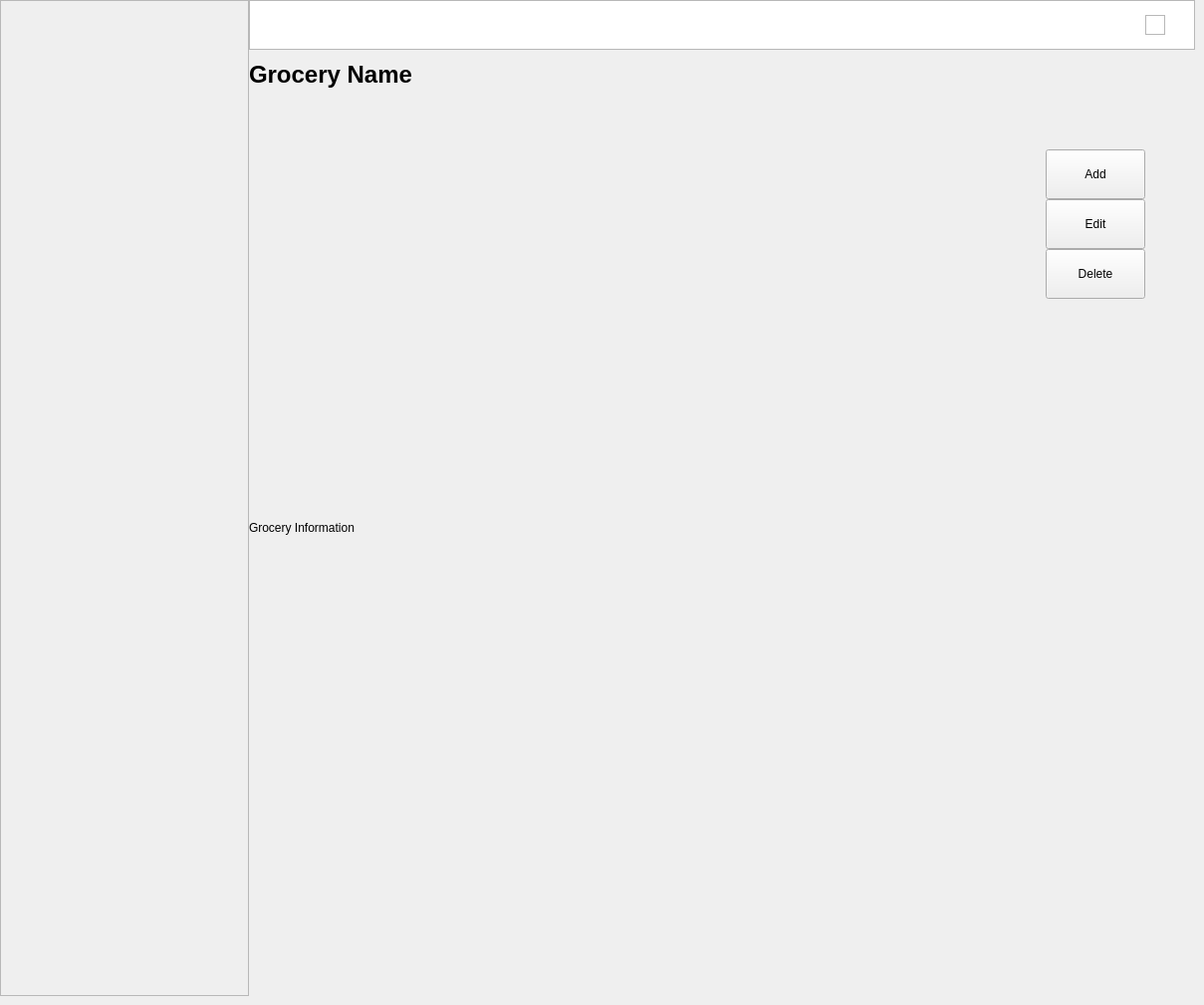
     <widget class="QWidget" name="Groceries">
      <attribute name="title">
       <string>Groceries</string>
      </attribute>
      <widget class="QScrollArea" name="scrollArea_2">
       <property name="geometry">
        <rect>
         <x>0</x>
         <y>0</y>
         <width>250</width>
         <height>1000</height>
        </rect>
       </property>
       <property name="sizePolicy">
        <sizepolicy hsizetype="Fixed" vsizetype="Fixed">
         <horstretch>0</horstretch>
         <verstretch>0</verstretch>
        </sizepolicy>
       </property>
       <property name="minimumSize">
        <size>
         <width>250</width>
         <height>1000</height>
        </size>
       </property>
       <property name="maximumSize">
        <size>
         <width>250</width>
         <height>1000</height>
        </size>
       </property>
       <property name="widgetResizable">
        <bool>true</bool>
       </property>
       <widget class="QWidget" name="scrollForGrocery">
        <property name="geometry">
         <rect>
          <x>0</x>
          <y>0</y>
          <width>248</width>
          <height>998</height>
         </rect>
        </property>
       </widget>
      </widget>
      <widget class="QLabel" name="groceryName">
       <property name="geometry">
        <rect>
         <x>250</x>
         <y>50</y>
         <width>950</width>
         <height>50</height>
        </rect>
       </property>
       <property name="font">
        <font>
         <pointsize>18</pointsize>
         <weight>75</weight>
         <bold>true</bold>
        </font>
       </property>
       <property name="autoFillBackground">
        <bool>true</bool>
       </property>
       <property name="text">
        <string>Grocery Name</string>
       </property>
      </widget>
      <widget class="QTextBrowser" name="searchBox_G">
       <property name="geometry">
        <rect>
         <x>250</x>
         <y>0</y>
         <width>950</width>
         <height>50</height>
        </rect>
       </property>
      </widget>
      <widget class="QGraphicsView" name="searchIcon_G">
       <property name="geometry">
        <rect>
         <x>1150</x>
         <y>15</y>
         <width>20</width>
         <height>20</height>
        </rect>
       </property>
       <property name="sizePolicy">
        <sizepolicy hsizetype="Fixed" vsizetype="Fixed">
         <horstretch>0</horstretch>
         <verstretch>0</verstretch>
        </sizepolicy>
       </property>
      </widget>
      <widget class="QLabel" name="groceryInfo">
       <property name="geometry">
        <rect>
         <x>250</x>
         <y>100</y>
         <width>950</width>
         <height>860</height>
        </rect>
       </property>
       <property name="autoFillBackground">
        <bool>true</bool>
       </property>
       <property name="text">
        <string>Grocery Information</string>
       </property>
      </widget>
      <widget class="QPushButton" name="addGroceryBtn">
       <property name="geometry">
        <rect>
         <x>1050</x>
         <y>150</y>
         <width>100</width>
         <height>50</height>
        </rect>
       </property>
       <property name="sizePolicy">
        <sizepolicy hsizetype="Preferred" vsizetype="Fixed">
         <horstretch>0</horstretch>
         <verstretch>0</verstretch>
        </sizepolicy>
       </property>
       <property name="minimumSize">
        <size>
         <width>100</width>
         <height>50</height>
        </size>
       </property>
       <property name="maximumSize">
        <size>
         <width>100</width>
         <height>50</height>
        </size>
       </property>
       <property name="text">
        <string>Add</string>
       </property>
      </widget>
      <widget class="QPushButton" name="editGroceryBtn">
       <property name="geometry">
        <rect>
         <x>1050</x>
         <y>200</y>
         <width>100</width>
         <height>50</height>
        </rect>
       </property>
       <property name="sizePolicy">
        <sizepolicy hsizetype="Preferred" vsizetype="Fixed">
         <horstretch>0</horstretch>
         <verstretch>0</verstretch>
        </sizepolicy>
       </property>
       <property name="minimumSize">
        <size>
         <width>100</width>
         <height>50</height>
        </size>
       </property>
       <property name="maximumSize">
        <size>
         <width>100</width>
         <height>50</height>
        </size>
       </property>
       <property name="text">
        <string>Edit</string>
       </property>
      </widget>
      <widget class="QPushButton" name="deleteGroceryBtn">
       <property name="geometry">
        <rect>
         <x>1050</x>
         <y>250</y>
         <width>100</width>
         <height>50</height>
        </rect>
       </property>
       <property name="sizePolicy">
        <sizepolicy hsizetype="Preferred" vsizetype="Fixed">
         <horstretch>0</horstretch>
         <verstretch>0</verstretch>
        </sizepolicy>
       </property>
       <property name="minimumSize">
        <size>
         <width>100</width>
         <height>50</height>
        </size>
       </property>
       <property name="maximumSize">
        <size>
         <width>100</width>
         <height>50</height>
        </size>
       </property>
       <property name="text">
        <string>Delete</string>
       </property>
      </widget>
     </widget>
